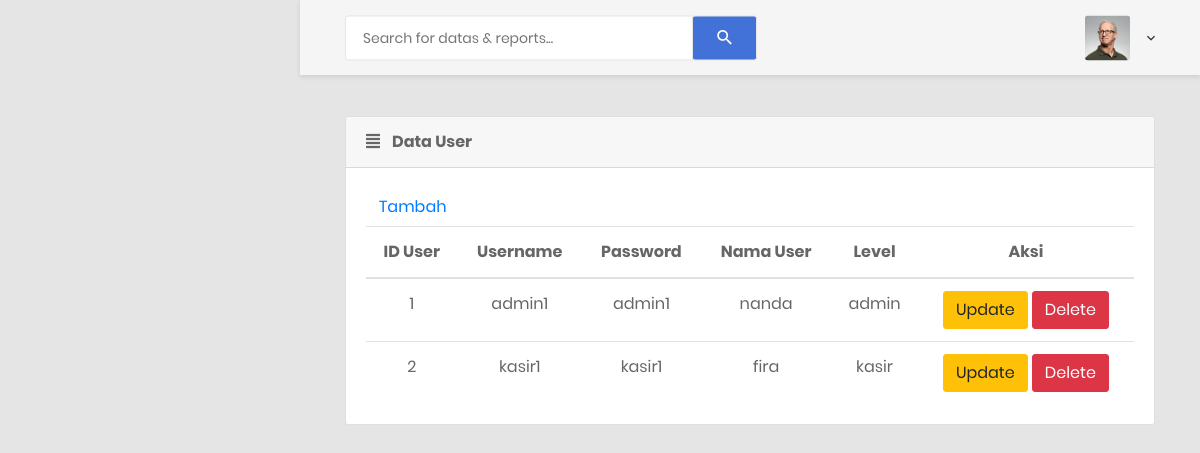
The app's page /index.php/user with its own data.
### tables this page shows
CREATE TABLE `user` (
  `id_user` int(11) NOT NULL,
  `username` varchar(20) NOT NULL,
  `password` varchar(20) NOT NULL,
  `nama_user` varchar(30) NOT NULL,
  `level` varchar(50) NOT NULL
);

### application/controllers/User.php (called while the page is built, shortened)
<?php
class User extends CI_Controller {
	public function index()
	{
		$data['konten']="v_user";
		$this->load->model('User_model');
		$data['data_user']=$this->User_model->get_user();
		$this->load->view('template2', $data, FALSE);
	}
}

### index.php (called while the page is built, shortened)
<?php
require_once BASEPATH.'core/CodeIgniter.php';

### application/models/User_model.php (called while the page is built, shortened)
<?php
class User_model extends CI_Model {
	public function get_user()
	{
		$data_user=$this->db->get('User')->result();
		return $data_user;
	}
}

### application/views/v_user.php (the view, shortened to what this page needs)
<div class="main-content">
	<div class="section__content section__content--p30">
		<div class="container-fluid">
			<div class="row">
				<div class="col-md-12">
					<div class="card">
						<div class="card-header">
							<i class="mr-2 fa fa-align-justify"></i>
							<strong class="card-title" v-if="headerText">Data User</strong>
						</div>
						<div class="card-body">
			<a href="#tambah" class="btn tbn-primary" data-toggle="modal"><span class="glyphicon glyphicon-plus">Tambah</span></a>
		<table class="table table-hover">
		<thead>
		<tr style="text-align: center;">
			<th style="text-align: center;">ID User</th>
			<th style="text-align: center;">Username</th>
			<th style="text-align: center;">Password</th>
			<th style="text-align: center;">Nama User</th>
			<th style="text-align: center;">Level</th>
			<th style="text-align: center;">Aksi</th>
		</tr>
		</thead>
		<tbody>
			<?php
			foreach ($data_user as $dt_ser) {
				echo '<tr style="text-align:center;">
				<td>'.$dt_ser->id_user.'</td>
				<td>'.$dt_ser->username.'</td>
				<td>'.$dt_ser->password.'</td>
				<td>'.$dt_ser->nama_user.'</td>
				<td>'.$dt_ser->level.'</td>
				<td><a href="#update_user" class="btn btn-warning" data-toggle="modal" onclick="tm_detail('.$dt_ser->id_user.')">Update</a> <a href="'.base_url('index.php/User/hapus_user/'.$dt_ser->id_user).'" class="btn btn-danger" data-toggle="modal" onclick="return confirm(\'anda yakin akan menghapus?\')">Delete</a></td>
				</tr>';
			}
			?>
		</tbody>
		</table>
	</div>
	</div>
	</div>
	</div>
	</div>
	</div>
	</div>

### records on screen
user: id_user "1", username "admin1", password "admin1", nama_user "nanda", level "admin"
user: id_user "2", username "kasir1", password "kasir1", nama_user "fira", level "kasir"
